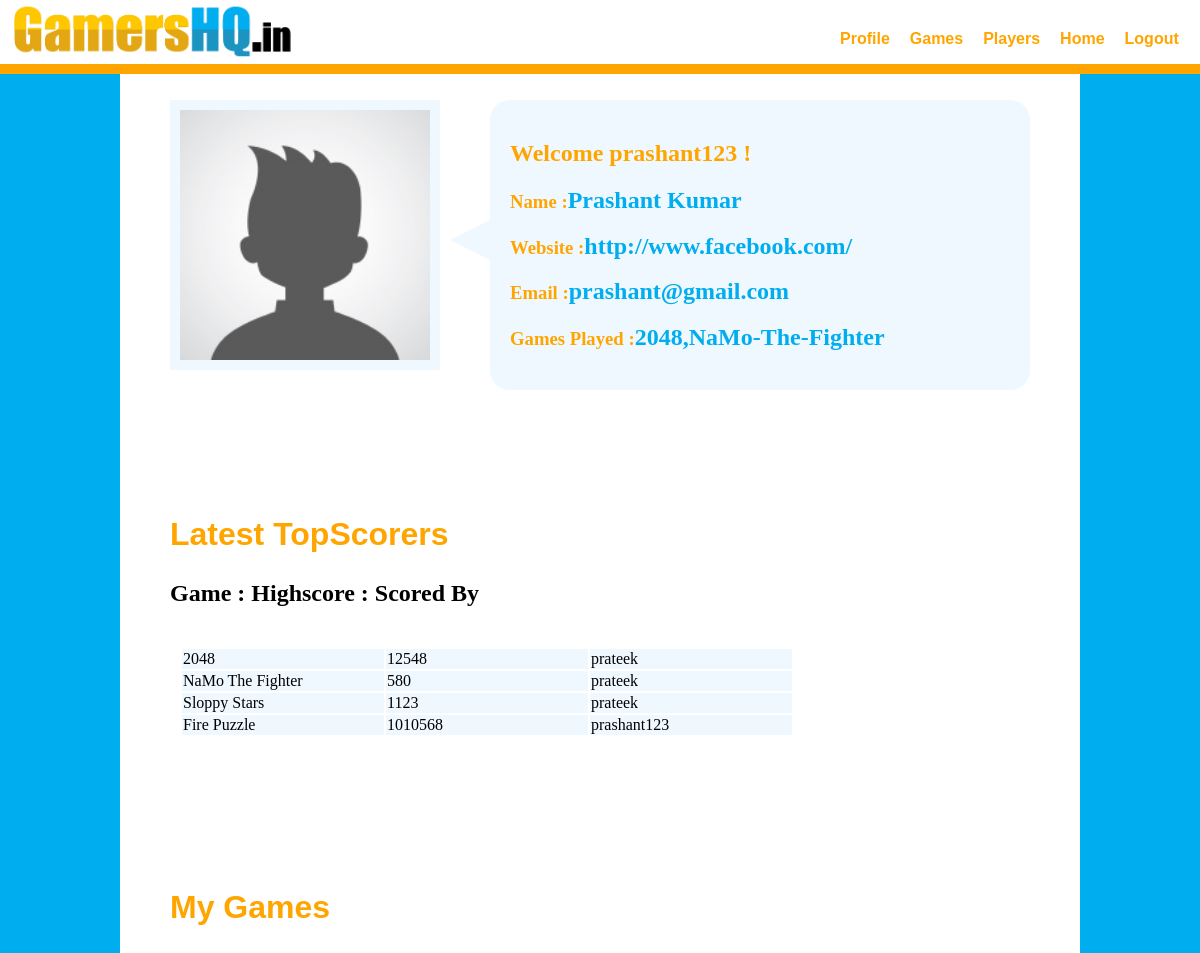
Page /users/ (signed in) on the committed database.
### login/models.py (models this page shows, shortened)
class UserProfile(models.Model):
	user = models.OneToOneField(User)
	profile_url = models.URLField(blank=True)
	profile_image = models.ImageField(upload_to="profile_image/",default="profile_image/default1.jpg")

### games/models.py (models this page shows, shortened)
class GameDetail(models.Model):
	game_name = models.CharField(max_length=128,blank=False)
	game_image = models.ImageField(upload_to="games_image/",blank=True)
	game_slug_field = models.CharField(max_length=128)
	game_highscore =models.IntegerField(default=0)
	game_highscorer = models.ForeignKey(User)

### users/views.py (the view)
def user_profile_view(request):
	if request.user.is_authenticated():
		current_user = request.user
		uName = current_user.username
		uFullName = current_user.first_name + " " + current_user.last_name
		uEmail = current_user.email
		user_profile = UserProfile.objects.get(user=current_user)
		uPhoto = user_profile.profile_image.path
		uWebsite = user_profile.profile_url
		substr = "/media/"
		position = uPhoto.find(substr)
		uPhoto = uPhoto[position:]
		game_list = GameDetail.objects.all()
		context_dict = {'username':uName,'fullName':uFullName,'photoUrl':uPhoto,
		'website':uWebsite,'email':uEmail,'game_list':game_list}
		return render(request,"user/user_profile.html",context_dict)
	else:
		return HttpResponse("You are Not Logged In !")

### templates/user/user_profile.html (shortened to what this page needs)
<!DOCTYPE HTML>
{% load staticfiles %}
<head>
	<link rel="stylesheet" href="{% static "css/nav.css"  %}">
</head>
<body>
	<nav class="flex_container">
		<img src="{% static "images/logo.jpg" %}"/>
		<br>
		<ul class="flex_container">
			<li><a href ="/users" a>Profile</a></li>
			<li><a href ="/games" a>Games</a></li>
			<li><a href ="/users/all">Players</a></li>
			<li><a href="/feed" a>Home</a></li>
			<li><a href="/logout">Logout</a></li>
		</ul>
	</nav>
	<div id="empty_div"></div>
	<section id="basic_section">
	<div id="inside_body_container" class="flex_container">
		<img id="profile_image"src={{photoUrl}}/>
		<div id="details">
		<h2>Welcome {{username}} !</h2>
		<h3>Name :<strong>{{fullName}}</strong></h3>
		<h3>Website :<strong>{{website}}</strong></h3>
		<h3>Email :<strong>{{email}}</strong></h3>
		<h3>Games Played :<strong>2048,NaMo-The-Fighter</strong></h3>
		</div>
	</div>
	</section>
	<section id="games_section">
	<h1>Latest TopScorers</h1>
	<h2>Game : Highscore : Scored By</h2>
		<ul id="profile_feed">
		<table>
			{% for x in game_list %}
			<li>
			<tr>
			<td>{{x.game_name}} </td><td> {{x.game_highscore}} </td><td>{{x.game_highscorer.username}}</td>
			</tr>
			</li>
			{%endfor%}
		</table>
		</ul>
	</section>
	<section>
	<h1>My Games</h1>
	</section>
</body>
</html>

### static/css/nav.css (style rules this page uses)
body { background-color: white; width:80%; margin: auto; border-radius: 50px; min-height: 800px; }
nav ul { list-style: none; color:blue; margin-left: 40%; margin-top: 30px; }
nav ul li { list-style: none; margin-left: 20px; }
nav a { text-decoration: none; color:orange; font-style: bold; font-family: sans-serif; font-weight: bold; }
nav { background-color: white; border-bottom: 10px solid orange; position:fixed; width: 100%; margin-left: -10%; margin-top: 0%; }
nav img { width:25%; height: 25%; }
.flex_container { display: flex; direction: row; }
section { padding:50px; }
#empty_div { height: 100px; }

### templates/user/user_profile.html (style rules this page uses)
#profile_image { height: 250px; width:250px; border:10px solid aliceblue; }
#empty_div { height: 50px; }
#details { margin-left: 50px; background: aliceblue; padding:20px; min-width:500px; border-radius: 10px; color:orange; border-radius:20px; }
#details:after { width: 0px; height: 0px; content: ""; border:20px solid transparent; border-right:40px solid aliceblue; margin-top: -150px; margin-left:-80px; position: absolute; }
#details h2,h3 { display: block; text-decoration:none; text-shadow:1px 1px 1px 0px black; color:orange; }
section h1 { color:orange; font-size: 2rem; font-family: sans-serif; }
section h2::after { content: ""; height: 10px; width:50px; background-color: orange; }
strong { color:#00adef; font-size:1.5rem; }
#profile_feed { list-style: none; padding:10px; border-radius: 10px; }
#profile_feed li { background-color: aliceblue; margin: 10px; }
tr { width: 600px; background-color: aliceblue; border:1px solid orange; }
td { width: 200px; }

### rows in the picture
UserProfile: profile_url "http://www.facebook.com/"
GameDetail: game_name "2048", game_highscore "12548", game_highscorer.username "prateek"
GameDetail: game_name "NaMo The Fighter", game_highscore "580", game_highscorer.username "prateek"
GameDetail: game_name "Sloppy Stars", game_highscore "1123", game_highscorer.username "prateek"
GameDetail: game_name "Fire Puzzle", game_highscore "1010568", game_highscorer.username "prashant123"

### other values in the picture
{{ username }} "prashant123"
{{ fullName }} "Prashant Kumar"
{{ email }} "prashant@gmail.com"
